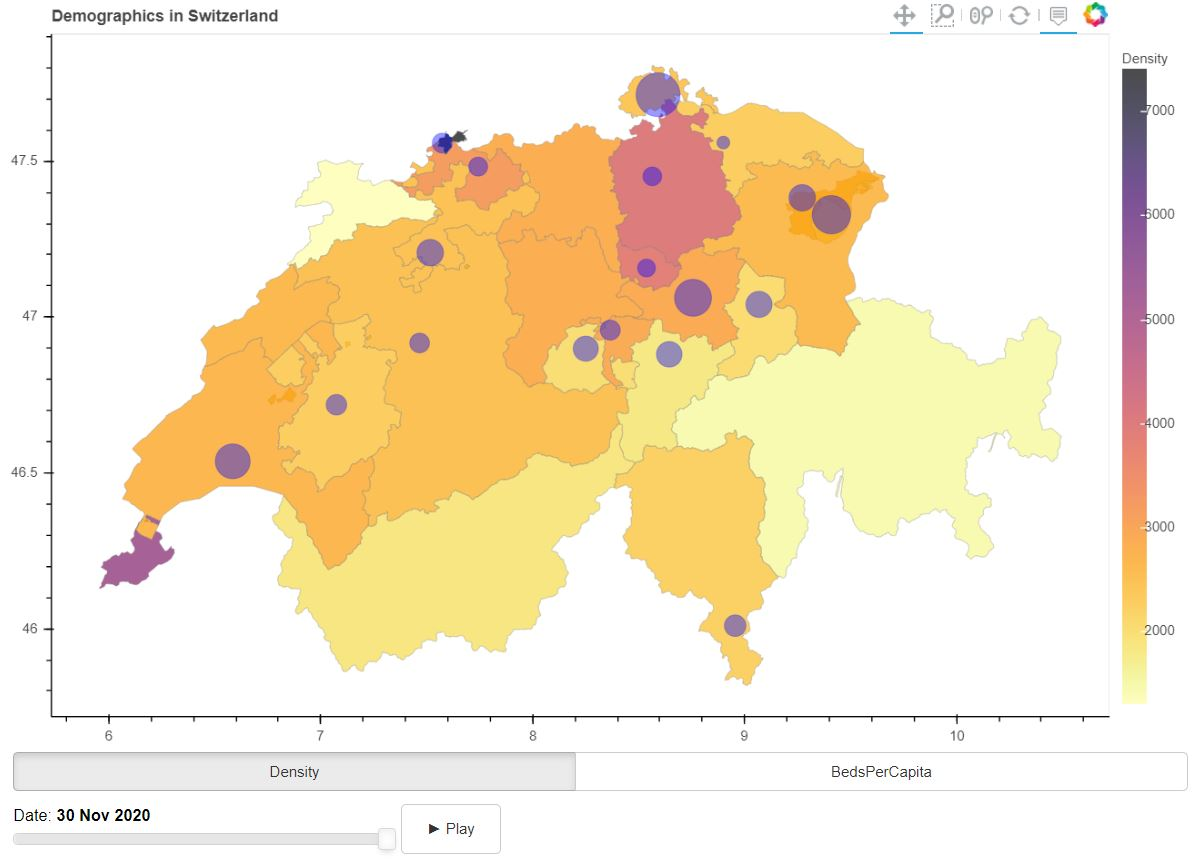

Write the Python code that produced this figure.
import numpy as np
import pandas as pd
import geopandas as gpd
from datetime import datetime,timedelta

import bokeh.palettes as bp
from bokeh.plotting import figure,curdoc
from bokeh.transform import linear_cmap
from bokeh.layouts import column, row
from bokeh.models import (CDSView, 
						HoverTool,ColorBar,
						GeoJSONDataSource, 
						Patches,
						RadioButtonGroup,
						DateSlider,
						Button)


# ====================================================================
# Goal: Visualize demographics and daily new cases statistics in Switzerland

# The visualization output contains 2 parts: 

# Part 1: add a map view and the color encodes the Density and BedsPerCapita, 
# with a RadioButtonGroup which controls which aspect to show. 


# Part 2: add a circle in each canton on the map, size of circle represents the current daily new cases per capita,
# add a timeline slider, add callback function controlling the slider and changing the size of the circle on the map when dragging the time slider.
# Additionally, a "Play" button can animate the slider as well as circles on the map.  

# Reference link
# https://towardsdatascience.com/walkthrough-mapping-basics-with-bokeh-and-geopandas-in-python-43f40aa5b7e9

# ====================================================================



### Task 1: Data Preprocessing

## T1.1 Read and filter data 
# Four data sources:
# Demographics.csv: the statistics data about population density and hospital beds per capita in each canton
# covid_19_cases_switzerland_standard_format.csv: the location(longitude, latitude) of the capital city in each canton
# covid19_cases_switzerland_openzh-phase2.csv: daily new cases in each canton
# gadm36_CHE_1.shp: the shape file contains geometry data of swiss cantons, and is provided in the "data" folder. 
# Please do not submit any data file with your solution, and you can asssume your solution is at the same directory as data 


demo_url = 'https://github.com/daenuprobst/covid19-cases-switzerland/blob/master/demographics.csv'
local_url = 'https://github.com/daenuprobst/covid19-cases-switzerland/blob/master/covid_19_cases_switzerland_standard_format.csv'
case_url = 'https://github.com/daenuprobst/covid19-cases-switzerland/blob/master/covid19_cases_switzerland_openzh-phase2.csv'
shape_dir = 'data/gadm36_CHE_1.shp'


# Read from demo_url into a dataframe using pandas
raw_demo_url = demo_url+'?raw=true'
demo_raw = pd.read_csv(raw_demo_url,index_col=0)


# Read from local_url into a dataframe using pandas
raw_local_url = local_url+'?raw=true'
local_raw = pd.read_csv(raw_local_url,index_col=0)
# Extract unique 'abbreviation_canton','lat','long' combinations from local_raw
canton_point = local_raw[['abbreviation_canton','lat','long']].drop_duplicates()


# Read from case_url into a dataframe using pandas
raw_case_url = case_url+'?raw=true'
case_raw = pd.read_csv(raw_case_url,index_col=0)
# Create a date list from case_raw and convert to datatime form
dates = pd.to_datetime(case_raw.index.values).tolist()
dates_raw = case_raw.index.values.tolist()


# Read shape file from shape_dir using geopandas
shape_raw = gpd.read_file(shape_dir)
# Extract canton name abbreviations from the attribute 'HASC_1', e.g. CH.AG --> AG, CH.ZH --> ZH
# And save into a new column named 'Canton' 
shape_raw['Canton'] = shape_raw.HASC_1.str.split('.').str[1]
canton_poly = shape_raw[['geometry','Canton']]





## T1.2 Merge data and build a GeoJSONDataSource

# Merge canton_poly with demo_raw on attribute name 'Canton' into dataframe merged,
# then merge the result with canton_point on 'Canton' and 'abbreviation_canton' respectively


# Potential issue: 
# https://stackoverflow.com/questions/57045479/is-there-a-way-to-fix-maximum-recursion-level-in-python-3
merged = canton_poly.merge(demo_raw, left_on = 'Canton', right_on = demo_raw.index)
merged = merged.merge(canton_point, left_on = 'Canton', right_on = 'abbreviation_canton')

# For each date, extract a list of daily new cases per capita from all cantons(e.g. 'AG_diff_pc', 'AI_diff_pc', etc.), and add as a new column in merged
# For instance, in the column['2020-10-31'], there are: [0.0005411327220155498, nan, nan, 0.000496300306803826, ...]

# Select only columns which contain '_diff_pc' and omit column with 'CH'
column_index = [case_raw.columns.get_loc(c) for c in case_raw.columns if '_diff_pc' in c]
del column_index[-1]

for i,d in enumerate(dates_raw):
	merged[d] = list(case_raw.iloc[i,column_index])

# Calculate circle sizes that are proportional to dnc per capita
# Set the latest dnc as default 
merged['size'] = merged.iloc[:,-1]*1e5/5+10
merged['dnc'] = merged.iloc[:,-2]

# Build a GeoJSONDataSource from merged
geosource = GeoJSONDataSource(geojson = merged.to_json())




# Task 2: Data Visualization

# T2.1 Create linear color mappers for 2 attributes in demo_raw: population density, hospital beds per capita 
# Map their maximum values to the high, and minimum to the low
labels = ['Density','BedsPerCapita']

# Reversing inferno color palette
color_palette = list(bp.inferno(256))
color_palette.reverse()
color_palette = tuple(color_palette)

mappers = {}
mappers['Density'] = linear_cmap(field_name=labels[0], palette=color_palette ,low=min(demo_raw.Density) ,high=max(demo_raw.Density))
mappers['BedsPerCapita'] = linear_cmap(field_name=labels[1], palette=color_palette ,low=min(demo_raw.BedsPerCapita) ,high=max(demo_raw.BedsPerCapita))


# T2.2 Draw a Switzerland Map on canton level

# Define a figure 
p1 = figure(title = 'Demographics in Switzerland', 
					 plot_height = 600 ,
					 plot_width = 950, 
					 toolbar_location = 'above',
					 tools = "pan, wheel_zoom, box_zoom, reset")

p1.xgrid.grid_line_color = None
p1.ygrid.grid_line_color = None

# Plot the map using patches, set the fill_color as mappers['Density']
cantons = p1.patches('xs','ys', source = geosource,
					 fill_color = mappers['Density'],
					 line_color = 'gray',
					 line_width = 0.25,
					 fill_alpha = 0.7)


# Create a colorbar with mapper['Density'] and add it to above figure
color_bar = ColorBar(color_mapper=mappers['Density']['transform'], width=20, title_text_align='left', location=(0,0),
					 title='Density', title_text_font='10', scale_alpha = 0.7)
p1.add_layout(color_bar, 'right')


# Add a hovertool to display canton, density, bedspercapita and dnc 
hover = HoverTool(tooltips=[('Canton','@Canton'),
							('Population Density','@Density{int}'),
							('Beds Per Capita','@BedsPerCapita'),
							('Daily New Cases per Capita','@dnc')],
				  renderers=[cantons])

p1.add_tools(hover)



# T2.3 Add circles at the locations of capital cities for each canton, and the sizes are proportional to daily new cases per capita
sites = p1.circle(x='long',y='lat',size="size",source = geosource, color="blue", fill_alpha = 0.4, line_width = 0.2)


# T2.4 Create a radio button group with labels 'Density', and 'BedsPerCapita'
buttons = RadioButtonGroup(labels=labels, active=0)

# Define a function to update color mapper used in both patches and colorbar
def update_bar(new):
	for i,d in enumerate(labels):
		if i == new:
			cantons.glyph.fill_color = mappers[d]
			color_bar.update(color_mapper = mappers[d]['transform'],title = d)
			p1.add_layout(color_bar,'right')


buttons.on_click(update_bar)


# T2.5 Add a dateslider to control which per capita daily new cases information to display

# Define a dateslider using maximum and mimimum dates, set value to be the latest date
timeslider = DateSlider(start=dates[0], end=dates[-1], value=dates[-1], step=1, title="Date")

# Complete the callback function
# Hints:
# 	convert the timestamp value from the slider to datetime and format it in the form of '%Y-%m-%d'
#	update columns 'size', 'dnc' with the column named '%Y-%m-%d' in merged
#	update geosource with new merged

def callback(attr,old,new):
	# Convert timestamp to datetime
	# https://stackoverflow.com/questions/9744775/how-to-convert-integer-timestamp-to-python-datetime
	date = datetime.fromtimestamp(timeslider.value / 1e3)
	i = date.strftime('%Y-%m-%d')

	merged.size = merged.loc[:,i]*1e5/5+10
	merged.dnc = merged.loc[:,i]
	geosource.geojson = merged.to_json()


# Circles change on mouse move
timeslider.on_change('value', callback)


# T2.6 Add a play button to change slider value and update the map plot dynamically
# https://stackoverflow.com/questions/46420606/python-bokeh-add-a-play-button-to-a-slider
# https://stackoverflow.com/questions/441147/how-to-subtract-a-day-from-a-date

# Update the slider value with one day before current date
def animate_update_slider():
	# Extract date from slider's current value
	date = datetime.fromtimestamp(timeslider.value / 1e3)
	# Subtract one day from date and do not exceed the allowed date range
	day = date - timedelta(days = 1)
	if day < dates[0]:
		day = dates[-1]
	timeslider.value = pd.to_datetime(day)

# Define the callback function of button
def animate():
	global callback_id
	if button.label == '► Play':
		button.label = '❚❚ Pause'
		callback_id = curdoc().add_periodic_callback(animate_update_slider, 500)
	else:
		button.label = '► Play'
		curdoc().remove_periodic_callback(callback_id)

button = Button(label='► Play', width=80, height=40)
button.on_click(animate)




curdoc().add_root(column(p1,buttons, row(timeslider,button)))

# use on of the commands below to start your application
# bokeh serve --show main.py
# python -m bokeh serve --show main.py
# bokeh serve --dev --show main.py
# python -m bokeh serve --dev --show main.py
